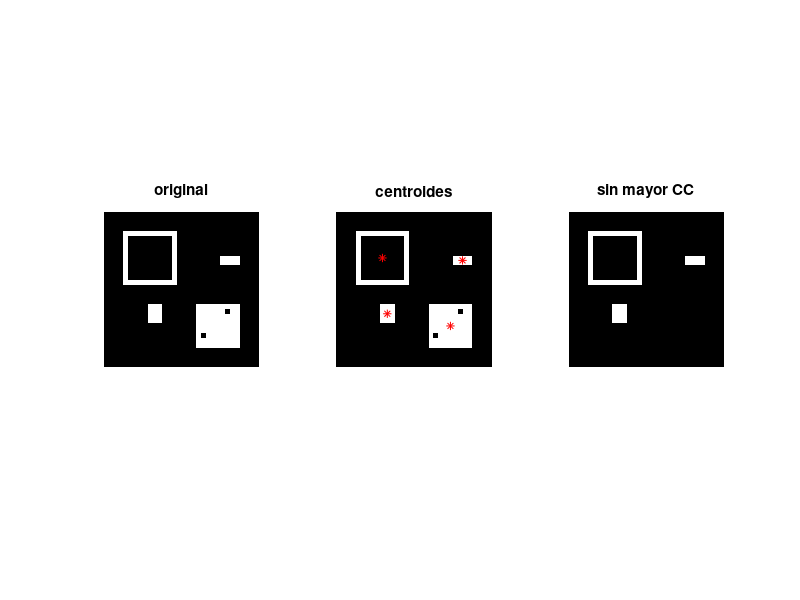

The MATLAB script that drew this image:
i = zeros(32,32);
i(5:15,5:15) = 1;
i(6:14,6:14) = 0;
i(20:28,20:28) = 1;
i(21,26) = 0;
i(26,21) = 0;
i(20:23,10:12) = 1;
i(10:11,25:28) = 1;
original=i;
cc = bwconncomp(original);

s = regionprops(cc,'Centroid');
centroides = cat(1,s.Centroid);

numPixels = cellfun(@numel,cc.PixelIdxList);
[biggest,idx] = max(numPixels);
i(cc.PixelIdxList{idx}) = 0;

figure,
subplot(1,3,1),imshow(original),title('original')
subplot(1,3,2),imshow(original), hold on,
plot(centroides(:,1),centroides(:,2),'r*')
hold off, title('centroides');
subplot(1,3,3),imshow(i),title('sin mayor CC')